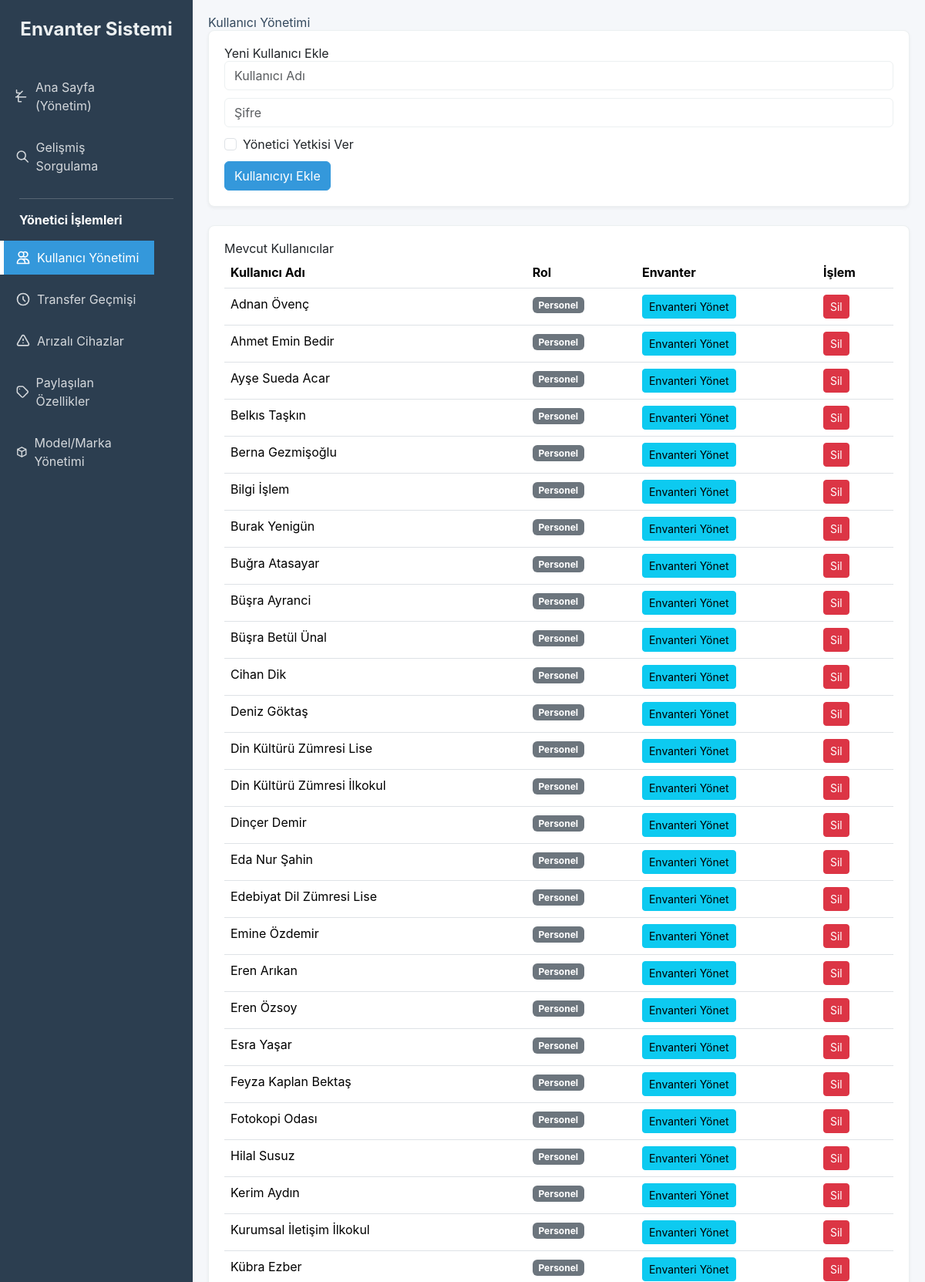
Page /admin/users (signed in, upper part) on the committed database.
### tables this page shows
CREATE TABLE users (
            id INTEGER PRIMARY KEY AUTOINCREMENT,
            username TEXT UNIQUE NOT NULL,
            password_hash TEXT NOT NULL,
            is_admin INTEGER DEFAULT 0
        , department TEXT DEFAULT '', title TEXT DEFAULT '');

### app.py (the view)
@app.route('/admin/users')
@login_required
def admin_users():
    admin_check = is_admin()
    if admin_check: return admin_check
    users = get_all_users()
    return render_template('admin_users.html', title='Kullanıcı Yönetimi', users=users)

### app.py (called while the page is built)
def get_db_connection():
    if 'db' not in g:
        g.db = sqlite3.connect(DATABASE)
        g.db.row_factory = sqlite3.Row
    return g.db

@app.teardown_appcontext
def close_db_connection(exception):
    db = g.pop('db', None)
    if db is not None:
        db.close()

@login_manager.user_loader
def load_user(user_id):
    return User.get(user_id)

def is_admin():
    if not current_user.is_admin:
        flash('Bu sayfaya erişim yetkiniz yoktur.', 'danger')
        return redirect(url_for('home'))
    return None

def get_all_users(include_admin=True):
    conn = get_db_connection()
    where_clause = "WHERE is_admin = 0" if not include_admin else ""
    users = conn.execute(f"SELECT id, username, is_admin FROM users {where_clause} ORDER BY username").fetchall()
    return [dict(user) for user in users]

@app.before_request
def before_request():
    pass

    @staticmethod
    def get(user_id):
        conn = get_db_connection()
        user_row = conn.execute("SELECT id, username, is_admin FROM users WHERE id=?", (user_id,)).fetchone()
        if user_row:
            return User(id=user_row['id'], username=user_row['username'], is_admin=user_row['is_admin'])
        return None

### templates/admin_users.html
{% extends "base.html" %}
{% block content %}
<h1>{{ title }}</h1>
<div class="card mb-4">
    <h2>Yeni Kullanıcı Ekle</h2>
    <form method="POST" action="{{ url_for('add_user_route') }}">
        <div class="form-group">
            <input type="text" name="username" placeholder="Kullanıcı Adı" class="form-control" required>
        </div>
        <div class="form-group">
            <input type="password" name="password" placeholder="Şifre" class="form-control" required>
        </div>
        <div class="form-check" style="margin-bottom: 10px;">
            <input type="checkbox" name="is_admin" id="is_admin" class="form-check-input">
            <label class="form-check-label" for="is_admin">Yönetici Yetkisi Ver</label>
        </div>
        <button type="submit" class="btn btn-primary">Kullanıcıyı Ekle</button>
    </form>
</div>
<div class="card">
    <h2>Mevcut Kullanıcılar</h2>
    <table class="table">
        <thead>
            <tr>
                <th>Kullanıcı Adı</th>
                <th>Rol</th>
                <th>Envanter</th>
                <th>İşlem</th>
            </tr>
        </thead>
        <tbody>
            {% for user in users %}
            <tr>
                <td>{{ user.username }}</td>
                <td>
                    {% if user.is_admin %}
                        <span class="badge bg-danger">ADMIN</span>
                    {% else %}
                        <span class="badge bg-secondary">Personel</span>
                    {% endif %}
                </td>
                <td>
                    <a href="{{ url_for('manage_inventory', target_user=user.username) }}" class="btn btn-sm btn-info">Envanteri Yönet</a>
                </td>
                <td>
                    <form method="POST" action="{{ url_for('delete_user_route', username=user.username) }}" style="display: inline;" onsubmit="return confirm('Kullanıcıyı ve tüm envanterini silmek istediğinizden emin misiniz?');">
                        <button type="submit" class="btn btn-sm btn-danger">Sil</button>
                    </form>
                </td>
            </tr>
            {% endfor %}
        </tbody>
    </table>
</div>
{% endblock %}

### templates/base.html (style rules this page uses)
:root { --primary-color: #3498db; --secondary-color: #2c3e50; --text-color: #34495e; --light-bg: #f5f7fa; --card-bg: #ffffff; --border-color: #ecf0f1; }
body { font-family: 'Inter', sans-serif; background-color: var(--light-bg); color: var(--text-color); min-height: 100vh; display: flex; }
.card { background-color: var(--card-bg); border: 1px solid var(--border-color); border-radius: 8px; padding: 20px; box-shadow: 0 2px 4px rgba(0,0,0,0.05); }
.btn-primary { background-color: var(--primary-color); border-color: var(--primary-color); }
.form-control, .form-select { border: 1px solid var(--border-color); margin-bottom: 10px; }

### rows in the picture
users: username "Adnan Övenç", is_admin "Personel"
users: username "Ahmet Emin Bedir", is_admin "Personel"
users: username "Ayşe Sueda Acar", is_admin "Personel"
users: username "Belkıs Taşkın", is_admin "Personel"
users: username "Berna Gezmişoğlu", is_admin "Personel"
users: username "Bilgi İşlem", is_admin "Personel"
users: username "Burak Yenigün", is_admin "Personel"
users: username "Buğra Atasayar", is_admin "Personel"
users: username "Büşra Ayranci", is_admin "Personel"
users: username "Büşra Betül Ünal", is_admin "Personel"
users: username "Cihan Dik", is_admin "Personel"
users: username "Deniz Göktaş", is_admin "Personel"
users: username "Din Kültürü Zümresi Lise", is_admin "Personel"
users: username "Din Kültürü Zümresi İlkokul", is_admin "Personel"
users: username "Dinçer Demir", is_admin "Personel"
users: username "Eda Nur Şahin", is_admin "Personel"
users: username "Edebiyat Dil Zümresi Lise", is_admin "Personel"
users: username "Emine Özdemir", is_admin "Personel"
users: username "Eren Arıkan", is_admin "Personel"
users: username "Eren Özsoy", is_admin "Personel"
users: username "Esra Yaşar", is_admin "Personel"
users: username "Feyza Kaplan Bektaş", is_admin "Personel"
users: username "Fotokopi Odası", is_admin "Personel"
users: username "Hilal Susuz", is_admin "Personel"
users: username "Kerim Aydın", is_admin "Personel"
users: username "Kurumsal İletişim İlkokul", is_admin "Personel"
users: username "Kübra Ezber", is_admin "Personel"

### other values in the picture
{{ title }} "Kullanıcı Yönetimi"
